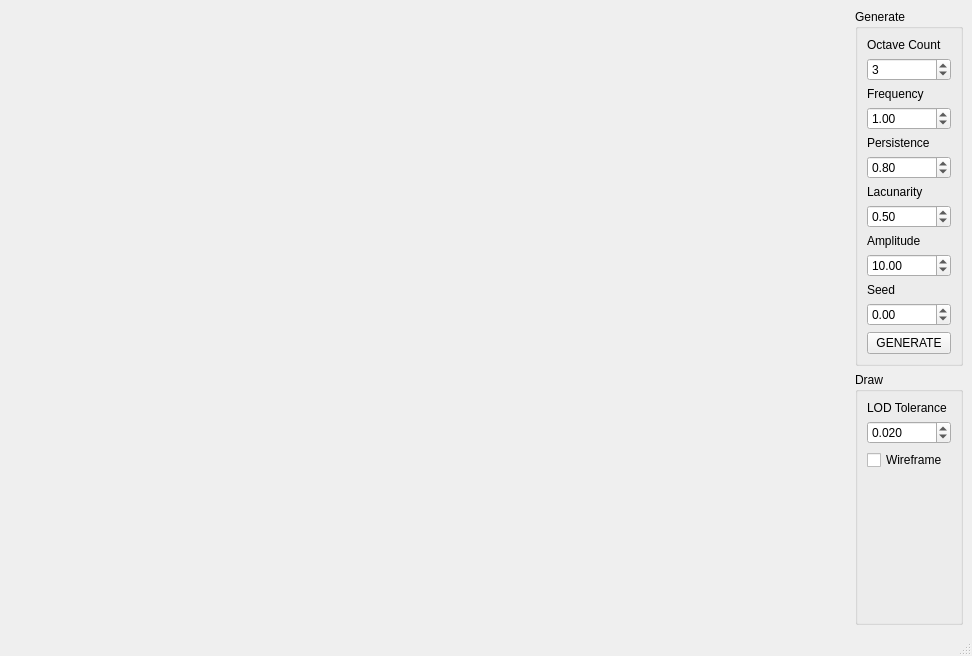
<?xml version="1.0" encoding="UTF-8"?>
<ui version="4.0">
 <class>MainWindow</class>
 <widget class="QMainWindow" name="MainWindow">
  <property name="geometry">
   <rect>
    <x>0</x>
    <y>0</y>
    <width>972</width>
    <height>656</height>
   </rect>
  </property>
  <property name="windowTitle">
   <string>Terrain Generator</string>
  </property>
  <widget class="QWidget" name="centralwidget">
   <layout class="QGridLayout" name="s_mainWindowGridLayout">
    <item row="0" column="1">
     <widget class="QGroupBox" name="s_transformGB">
      <property name="title">
       <string>Generate</string>
      </property>
      <layout class="QGridLayout" name="gridLayout">
       <item row="5" column="0" colspan="2">
        <widget class="QDoubleSpinBox" name="m_persistence">
         <property name="minimum">
          <double>0.000000000000000</double>
         </property>
         <property name="maximum">
          <double>1.000000000000000</double>
         </property>
         <property name="singleStep">
          <double>0.010000000000000</double>
         </property>
         <property name="value">
          <double>0.800000000000000</double>
         </property>
        </widget>
       </item>
       <item row="9" column="0" colspan="2">
        <widget class="QDoubleSpinBox" name="m_amplitude">
         <property name="value">
          <double>10.000000000000000</double>
         </property>
        </widget>
       </item>
       <item row="3" column="0" colspan="2">
        <widget class="QDoubleSpinBox" name="m_frequency">
         <property name="minimum">
          <double>-4.000000000000000</double>
         </property>
         <property name="maximum">
          <double>4.000000000000000</double>
         </property>
         <property name="singleStep">
          <double>0.100000000000000</double>
         </property>
         <property name="value">
          <double>1.000000000000000</double>
         </property>
        </widget>
       </item>
       <item row="7" column="0" colspan="2">
        <widget class="QDoubleSpinBox" name="m_lacunarity">
         <property name="maximum">
          <double>1000.000000000000000</double>
         </property>
         <property name="singleStep">
          <double>0.010000000000000</double>
         </property>
         <property name="value">
          <double>0.500000000000000</double>
         </property>
        </widget>
       </item>
       <item row="2" column="0">
        <widget class="QLabel" name="label_2">
         <property name="text">
          <string>Frequency</string>
         </property>
        </widget>
       </item>
       <item row="4" column="0">
        <widget class="QLabel" name="label_3">
         <property name="text">
          <string>Persistence</string>
         </property>
        </widget>
       </item>
       <item row="0" column="0">
        <widget class="QLabel" name="label">
         <property name="text">
          <string>Octave Count</string>
         </property>
        </widget>
       </item>
       <item row="6" column="0">
        <widget class="QLabel" name="label_4">
         <property name="text">
          <string>Lacunarity</string>
         </property>
        </widget>
       </item>
       <item row="12" column="0" colspan="2">
        <widget class="QPushButton" name="m_generate">
         <property name="text">
          <string>GENERATE</string>
         </property>
        </widget>
       </item>
       <item row="8" column="0">
        <widget class="QLabel" name="label_6">
         <property name="text">
          <string>Amplitude</string>
         </property>
        </widget>
       </item>
       <item row="11" column="0" colspan="2">
        <widget class="QDoubleSpinBox" name="m_seed">
         <property name="minimum">
          <double>-1000.000000000000000</double>
         </property>
         <property name="maximum">
          <double>1000.000000000000000</double>
         </property>
        </widget>
       </item>
       <item row="1" column="0" colspan="2">
        <widget class="QSpinBox" name="m_octaves">
         <property name="minimum">
          <number>1</number>
         </property>
         <property name="value">
          <number>3</number>
         </property>
        </widget>
       </item>
       <item row="10" column="0">
        <widget class="QLabel" name="label_7">
         <property name="text">
          <string>Seed</string>
         </property>
        </widget>
       </item>
      </layout>
     </widget>
    </item>
    <item row="1" column="1">
     <widget class="QGroupBox" name="s_drawGB">
      <property name="title">
       <string>Draw</string>
      </property>
      <layout class="QGridLayout" name="gridLayout_2">
       <item row="5" column="0">
        <spacer name="verticalSpacer">
         <property name="orientation">
          <enum>Qt::Vertical</enum>
         </property>
         <property name="sizeHint" stdset="0">
          <size>
           <width>20</width>
           <height>40</height>
          </size>
         </property>
        </spacer>
       </item>
       <item row="3" column="0">
        <widget class="QDoubleSpinBox" name="m_tolerance">
         <property name="decimals">
          <number>3</number>
         </property>
         <property name="maximum">
          <double>10000.000000000000000</double>
         </property>
         <property name="singleStep">
          <double>0.010000000000000</double>
         </property>
         <property name="value">
          <double>0.020000000000000</double>
         </property>
        </widget>
       </item>
       <item row="2" column="0">
        <widget class="QLabel" name="label_5">
         <property name="text">
          <string>LOD Tolerance</string>
         </property>
        </widget>
       </item>
       <item row="4" column="0">
        <widget class="QCheckBox" name="m_wireframe">
         <property name="text">
          <string>Wireframe</string>
         </property>
        </widget>
       </item>
      </layout>
     </widget>
    </item>
    <item row="0" column="0">
     <spacer name="horizontalSpacer">
      <property name="orientation">
       <enum>Qt::Horizontal</enum>
      </property>
      <property name="sizeHint" stdset="0">
       <size>
        <width>40</width>
        <height>20</height>
       </size>
      </property>
     </spacer>
    </item>
   </layout>
  </widget>
  <widget class="QMenuBar" name="menubar">
   <property name="geometry">
    <rect>
     <x>0</x>
     <y>0</y>
     <width>972</width>
     <height>25</height>
    </rect>
   </property>
  </widget>
  <widget class="QStatusBar" name="statusbar"/>
 </widget>
 <resources/>
 <connections/>
</ui>
